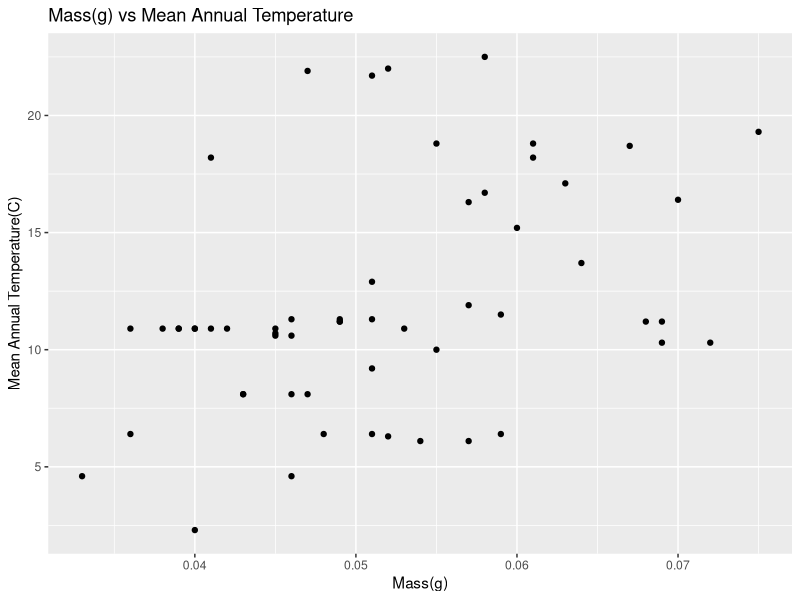
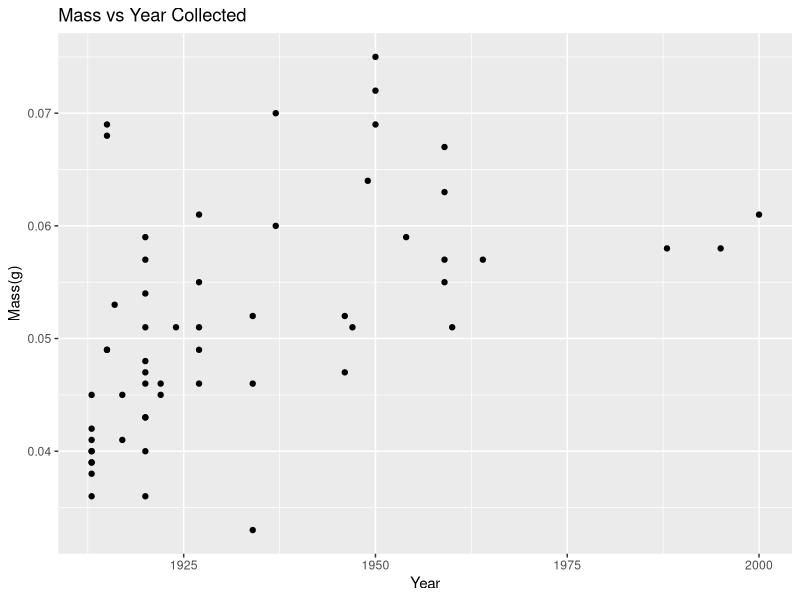
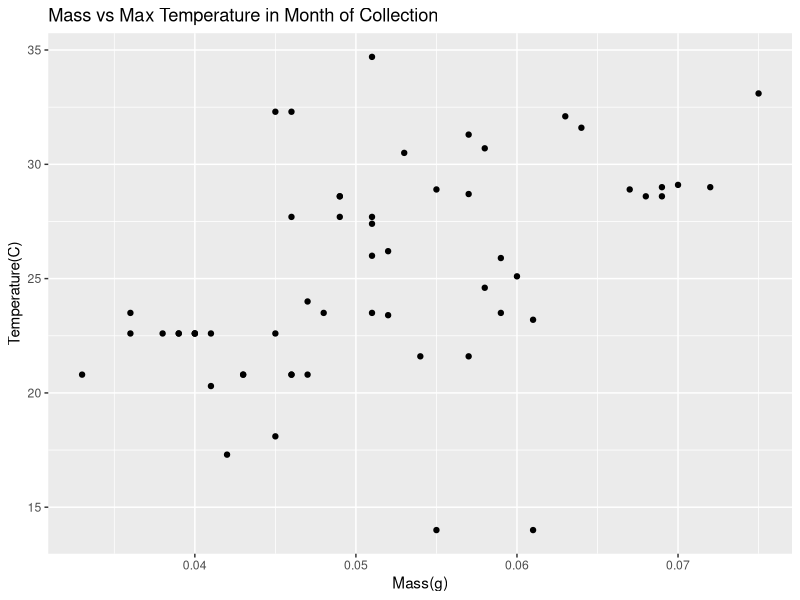
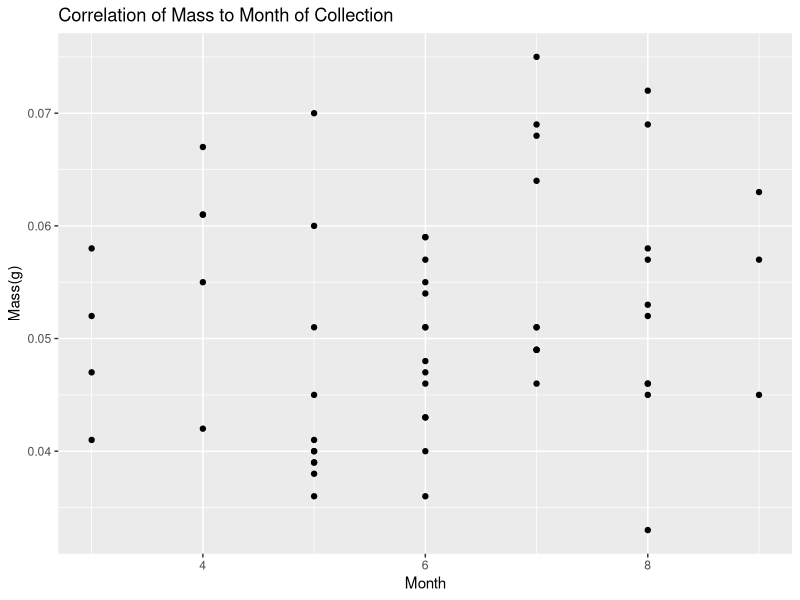
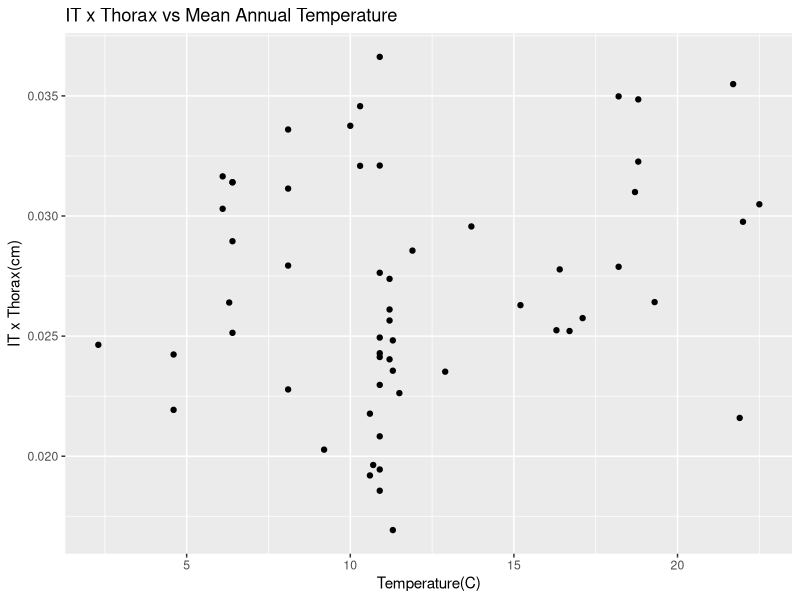
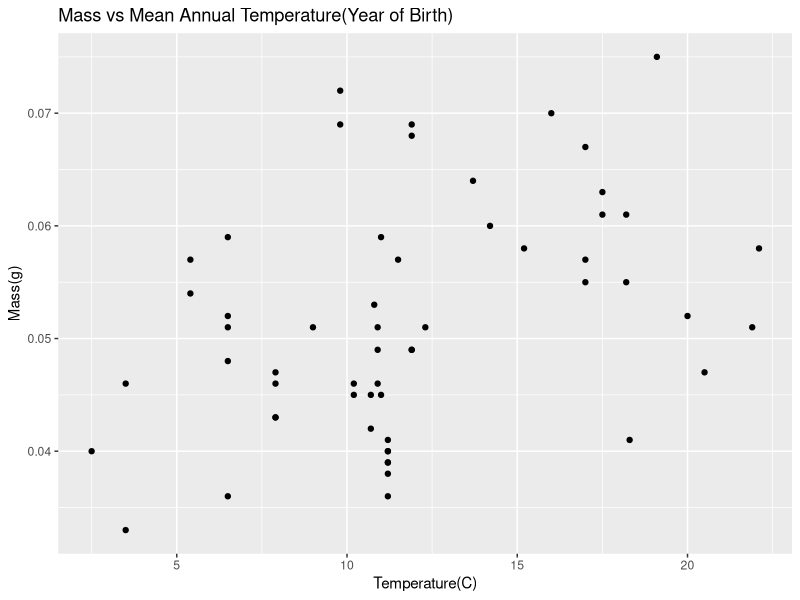
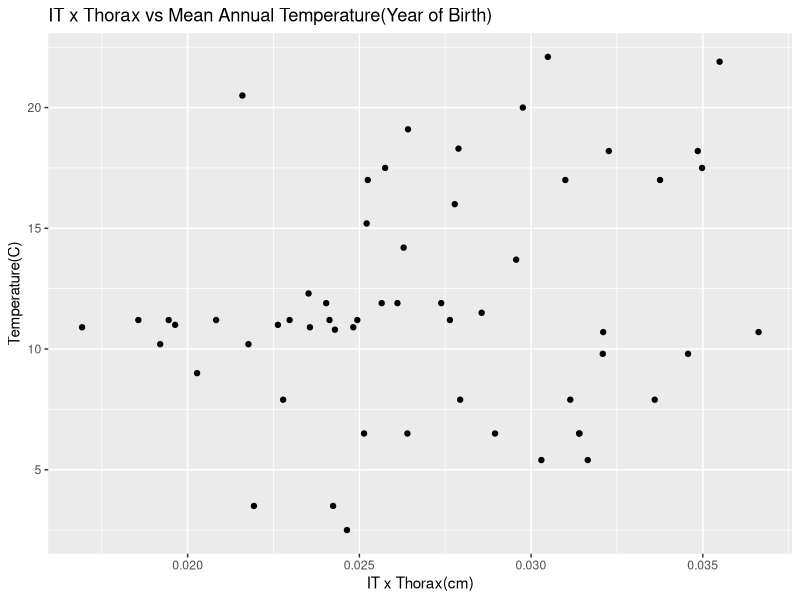

Recreate these plots in R, in order.
install.packages("tidyverse")
install.packages("here")
library(readxl)
library(tidyverse)
library(here)
amnhdata <- read_excel(here("data", "amnhsize.xlsx"))
############################################################
massvsmmat <- ggplot(data = amnhdata, aes(x = mass, y = meanmat)) 

massvsmmat + geom_point() + labs(
  x = "Mass(g)",
  y = "Mean Annual Temperature(C)",
  title = "Mass(g) vs Mean Annual Temperature"
)
###########################################################
massvsyear <- ggplot(data = amnhdata, aes(x = year, y = mass))
massvsyear + geom_point() + labs(
  x = "Year",
  y = "Mass(g)",
  title = "Mass vs Year Collected"
)
###########################################################
massvsmaxt <- ggplot(data = amnhdata, aes(x = mass, y = maxt))
massvsmaxt + geom_point() + labs(
  x = "Mass(g)",
  y = "Temperature(C)",
  title = "Mass vs Max Temperature in Month of Collection"
)
###########################################################
massvsmonth <- ggplot(data = amnhdata, aes(x = month, y = mass))
massvsmonth + geom_point() + labs(
  x = "Month",
  y = "Mass(g)",
  title = "Correlation of Mass to Month of Collection"
)
###########################################################
itxthoraxvsmmat <- ggplot(data = amnhdata, aes(x = meanmat, y = itxthorax))
itxthoraxvsmmat + geom_point() + labs(
  x = "Temperature(C)",
  y = "IT x Thorax(cm)",
  title = "IT x Thorax vs Mean Annual Temperature"
)
##########################################################
massvsmatybc <- ggplot(data = amnhdata, aes(x = matybc, y = mass))
massvsmatybc + geom_point() + labs(
  x = "Temperature(C)",
  y = "Mass(g)",
  title = "Mass vs Mean Annual Temperature(Year of Birth)"
)
##########################################################
itxthoraxvsmatybc <- ggplot(data = amnhdata, aes(x = itxthorax, y = matybc))
itxthoraxvsmatybc + geom_point() + labs(
  x = "IT x Thorax(cm)",
  y = "Temperature(C)",
  title = "IT x Thorax vs Mean Annual Temperature(Year of Birth)"
)
